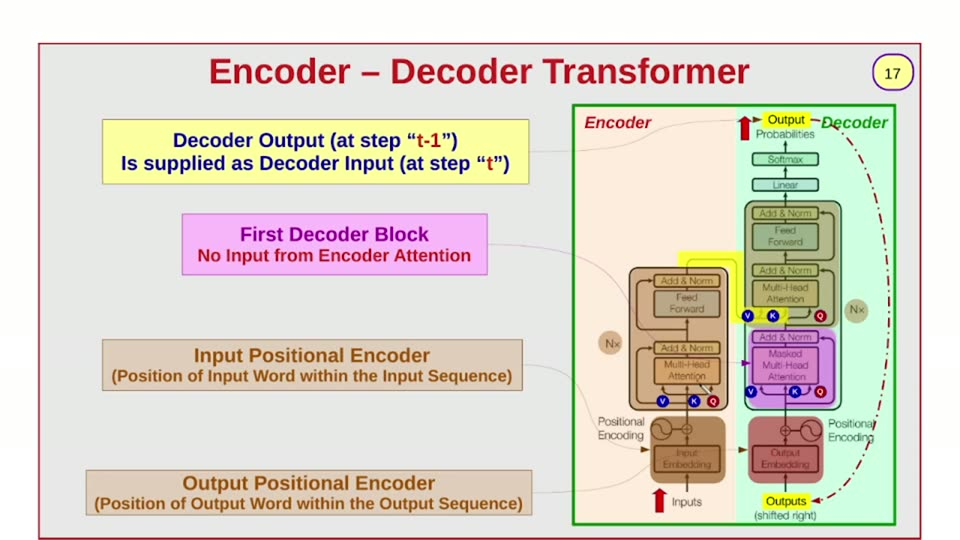
#> input picture videos/deep-learning/001_transformers_part1/unique_slides/slide_017.jpg, 960 x 540 px, found by its file name
$ python scan4.py
#> lines starting #> are read from the running program, lines starting #| are printed output that depends on the picture; after the words box and inside, x2 and y2 are one past the last pixel; in counts of white or black regions, pixels touching at a corner belong together
#!/usr/bin/env python3
"""Precise region measurements for slide_017.jpg via connected components + scanlines."""
from PIL import Image
import numpy as np
from scipy import ndimage

F = "/home/ahmed/Projects/ai_llm_slides/videos/deep-learning/002_transformers_part2/unique_slides/slide_017.jpg"
im = Image.open(F).convert("RGB")
#> im is the input picture: PIL image 960x540 RGB; mean R, G, B 222.3, 215.5, 203.7
a = np.asarray(im).astype(int)
H, W = a.shape[:2]

def cc_bboxes(mask, min_area=80):
    lab, n = ndimage.label(mask)
    out = []
    for i in range(1, n + 1):
        ys, xs = np.nonzero(lab == i)
        if len(xs) < min_area: continue
        out.append((int(xs.min()), int(ys.min()), int(xs.max()), int(ys.max()), len(xs)))
    return out

def near(target, tol):
    return np.abs(a - np.array(target)).max(axis=2) <= tol

def report(name, target, tol, region=None, min_area=80, max_results=14):
    m = near(target, tol)
    if region:
        x0, y0, x1, y1 = region
        mm = np.zeros_like(m); mm[y0:y1, x0:x1] = m[y0:y1, x0:x1]; m = mm
    bbs = sorted(cc_bboxes(m, min_area), key=lambda b: -b[4])[:max_results]
    print(f"{name}: " + " ; ".join(f"({x0},{y0})-({x1},{y1}) n={n}" for x0, y0, x1, y1, n in bbs))
    return bbs

# --- the five cascade cards: use scanline-derived cores
report("card h1 (salmon F08C96)", (240, 140, 150), 14)
#> in near, `return np.abs(a - np.array(target)).max(axis=2) <= tol`:
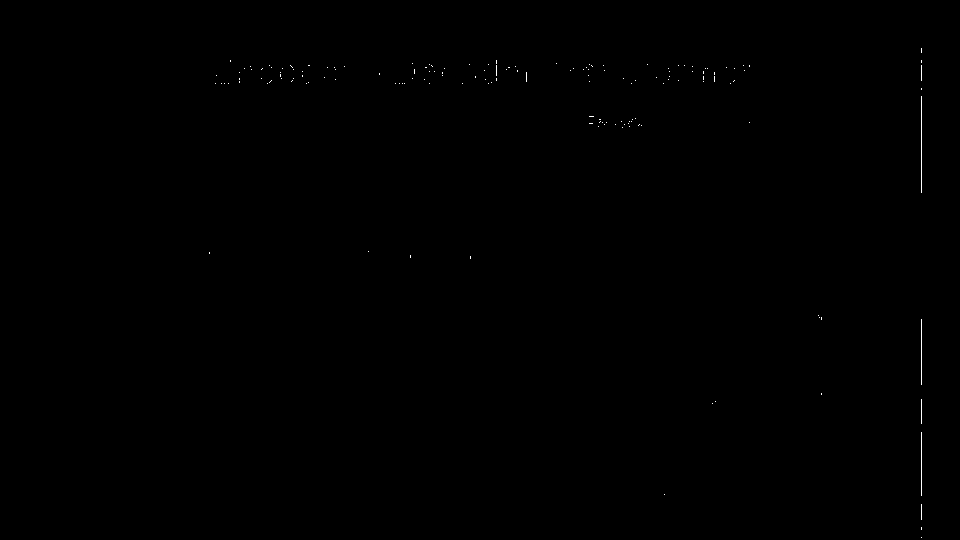
#> returned value: shape (540, 960) bool; 0.1% white in thin lines or dots, all inside (x1, y1, x2, y2) = (209, 48, 922, 538)
#> in cc_bboxes, `lab, n = ndimage.label(mask)`: n = 166
#> the loop in cc_bboxes, `for i in range(1, n + 1):` made 166 passes
#> (ys, xs) on passes 1 to 3: ([48, 49, 50, 51, 52], [921, 921, 921, 921, 921]), ([60, 61], [230, 230]), ([60, 61, 62, 63], [496, 496, 496, 496])
#> after the loop in cc_bboxes, `for i in range(1, n + 1):`: out = [(921, 96, 921, 192, 97)]
#| card h1 (salmon F08C96): (921,96)-(921,192) n=97
report("card h2 (lavender C5C1F4)", (197, 193, 244), 12)
#> call 2 of near, with target = (197, 193, 244), tol = 12
#> in near (call 2), `return np.abs(a - np.array(target)).max(axis=2) <= tol`:
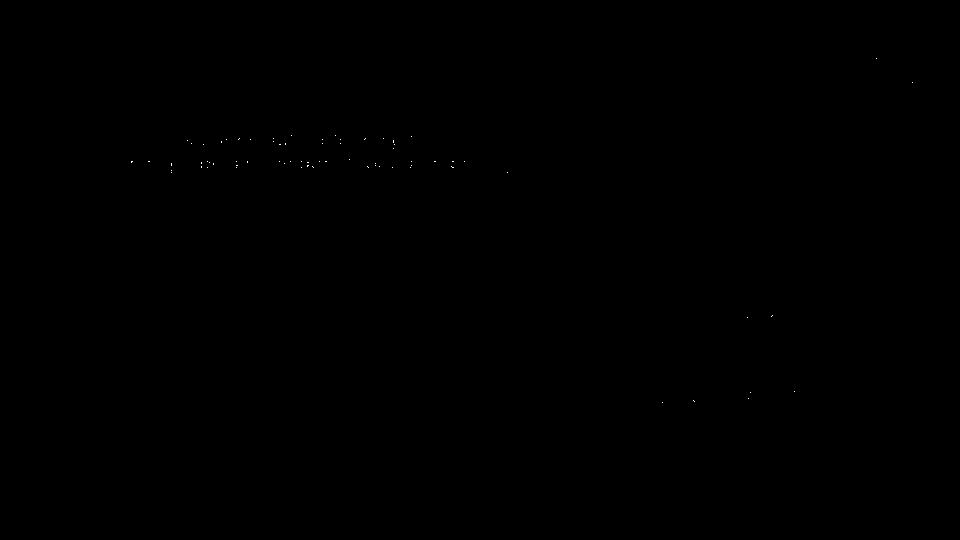
#> returned value: shape (540, 960) bool; 0.02% white in thin lines or dots, all inside (x1, y1, x2, y2) = (131, 58, 913, 403)
#> the loop in cc_bboxes (call 2), `for i in range(1, n + 1):` made 78 passes
#> (ys, xs) on passes 1 to 8: ([58], [876]), ([82], [912]), ([135], [291]), ([135], [335]), ([136], [411]), ([138], [239]), ([138], [273]), ([138], [365])
#| card h2 (lavender C5C1F4):
report("card h3 (pale yellow F8FF9A)", (248, 255, 154), 14)
#> call 3 of cc_bboxes, with min_area = 80
#> in cc_bboxes (call 3), `lab, n = ndimage.label(mask)`:
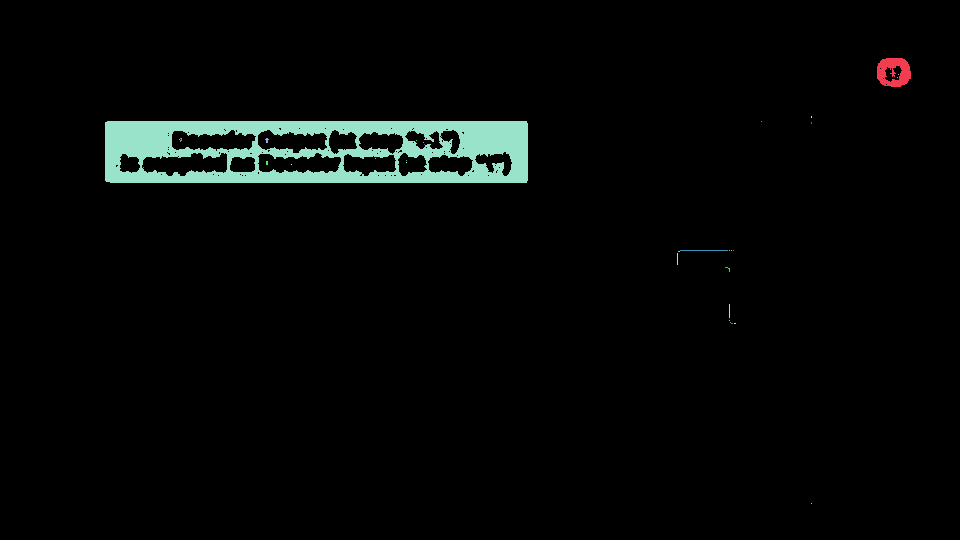
#> lab: shape (540, 960) int32; 35 distinct labels, from 0 to 34; one colour per label, 0 black
#> in cc_bboxes (call 3), `lab, n = ndimage.label(mask)`: n = 34
#> the loop in cc_bboxes (call 3), `for i in range(1, n + 1):` made 34 passes
#> (ys, xs) on passes 2 to 4: ([74], [898]), ([77], [897]), ([116, 117], [811, 811])
#> after the loop in cc_bboxes (call 3), `for i in range(1, n + 1):`: out = [(877, 58, 910, 86, 681), (105, 121, 527, 182, 16636)]
#| card h3 (pale yellow F8FF9A): (105,121)-(527,182) n=16636 ; (877,58)-(910,86) n=681
report("card h4 (pale mint D4FFE5)", (212, 255, 229), 12)
#> call 4 of cc_bboxes, with min_area = 80
#> in cc_bboxes (call 4), `lab, n = ndimage.label(mask)`:
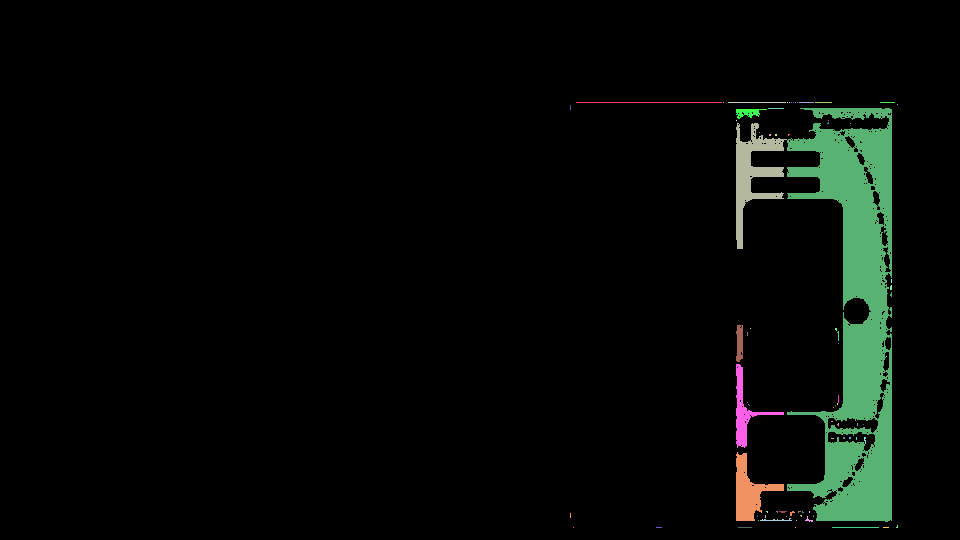
#> lab: shape (540, 960) int32; 83 distinct labels, from 0 to 82; one colour per label, 0 black
#> in cc_bboxes (call 4), `lab, n = ndimage.label(mask)`: n = 82
#> the loop in cc_bboxes (call 4), `for i in range(1, n + 1):` made 82 passes
#> (ys, xs) on passes 2, 4, 5, 6, 7, 8, 9, 13: ([102], [723]), ([102], [787]), ([102], [789]), ([102], [791]), ([102], [793]), ([102], [795]), ([102], [797]), ([104], [897])
#> after the loop in cc_bboxes (call 4), `for i in range(1, n + 1):`: out = [(576, 102, 721, 102, 146), (787, 108, 891, 521, 22313), (736, 109, 766, 118, 170), (736, 123, 786, 248, 2303), (736, 325, 742, 361, 217), (736, 364, 783, 447, 838), (736, 452, 783, 520, 1360)]
#> (printed output is left out)
report("card h5 (peach F7E2CD)", (247, 226, 205), 12)
#> in near (call 5), `return np.abs(a - np.array(target)).max(axis=2) <= tol`:
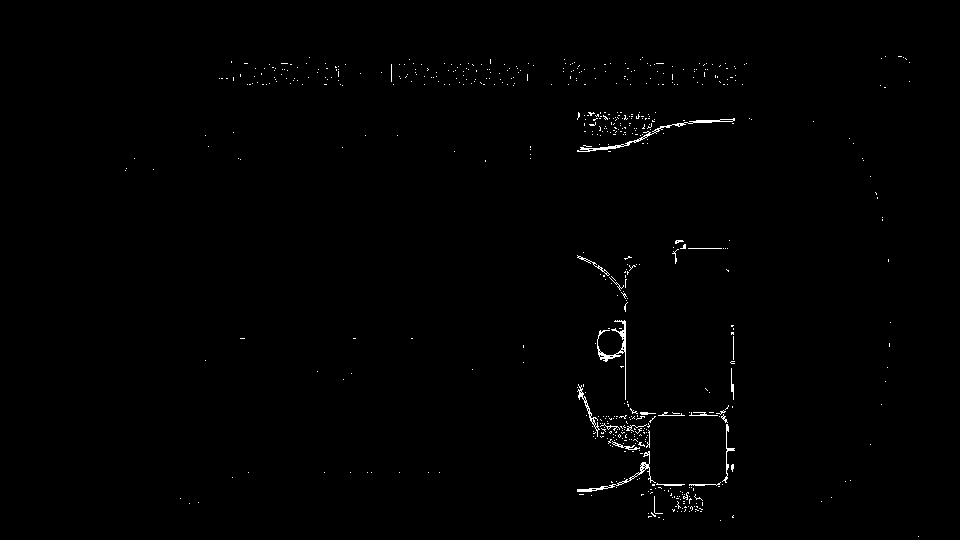
#> returned value: shape (540, 960) bool; 0.63% white in thin lines or dots, all inside (x1, y1, x2, y2) = (125, 56, 919, 537)
#| card h5 (peach F7E2CD): (611,320)-(625,399) n=190 ; (577,145)-(623,151) n=127 ; (597,339)-(620,361) n=113 ; (726,424)-(734,475) n=98 ; (689,120)-(732,122) n=87 ; (577,486)-(607,491) n=87

# --- black pills (h tags) inside card zone
report("black pills", (25, 25, 25), 45, region=(100, 150, 920, 520), min_area=150)
#> in near (call 6), `return np.abs(a - np.array(target)).max(axis=2) <= tol`:
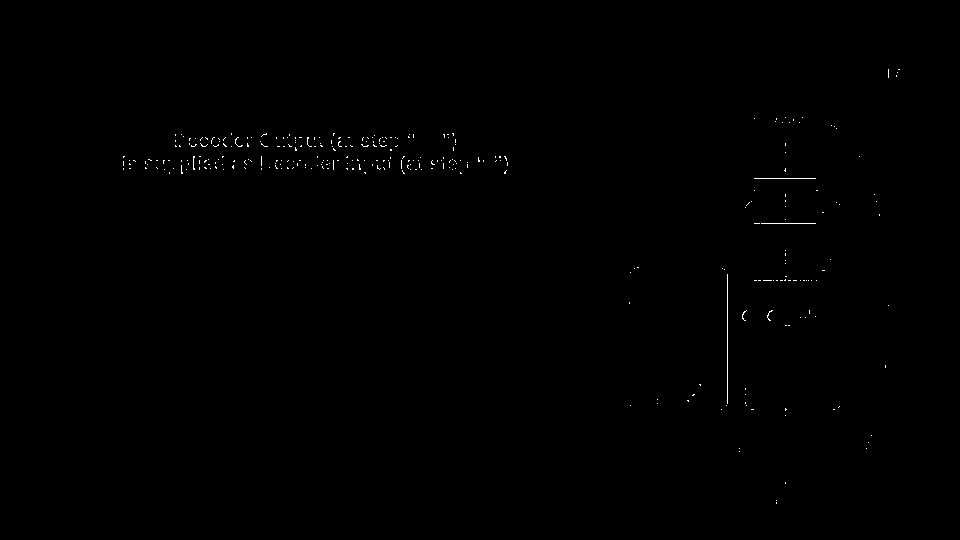
#> returned value: shape (540, 960) bool; 0.22% white in thin lines or dots, all inside (x1, y1, x2, y2) = (123, 69, 900, 504)
#> in report (call 6), `x0, y0, x1, y1 = region`: x0 = 100; y0 = 150; x1 = 920; y1 = 520
#> in report (call 6), `mm[y0:y1, x0:x1] = m[y0:y1, x0:x1]`:
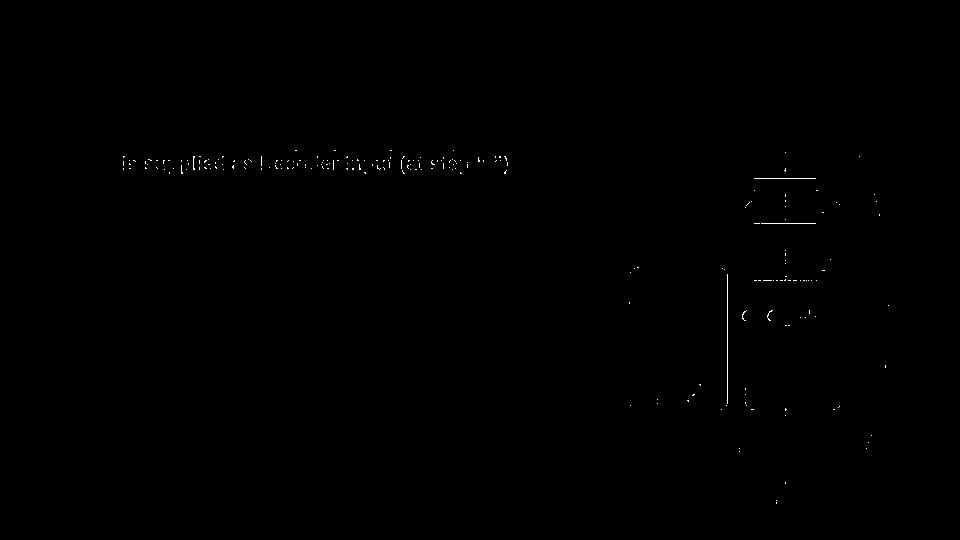
#> mm: shape (540, 960) bool; 0.16% white in thin lines or dots, all inside (x1, y1, x2, y2) = (123, 150, 889, 504)
#> in report (call 6), `bbs = sorted(cc_bboxes(m, min_area), key=lambda b: -b[4])[:max_results]`: bbs = []
#| black pills:

# --- gold W boxes
report("gold F5C242", (245, 194, 66), 35, min_area=100)
#| gold F5C242:

# --- concat bar: find its exact extent. scan rows 118..150 for the bar's left/right edge
# bar interior: label zone + 5 segments. Use "not background" run analysis per row
print("\n-- concat bar rows (y=120..152) full-width nonbg runs (len>=30) --")
for y in range(118, 154, 2):
    row = a[y]
    sat = row.max(axis=1) - row.min(axis=1)
    dark = row.max(axis=1) < 150
    nb = ~((sat < 24) & ~dark)
    runs = []; s = None
    for x in range(W):
        if nb[x] and s is None: s = x
        elif not nb[x] and s is not None:
            if x - s >= 30: runs.append((s, x - 1))
            s = None
    if s is not None and W - s >= 30: runs.append((s, W - 1))
    print(f"y={y}: {runs}")
#> this loop made 18 passes
#> y on passes 1 to 8: 118, 120, 122, 124, 126, 128, 130, 132
#> (printed output is left out)

# --- top pipeline: embedding strip zone. y 45..75, x 330..480
print("\n-- top strip zone rows y=45..75 (x330..480), runs len>=6 --")
for y in range(45, 76, 3):
    row = a[y, 330:480]
    med_run = []
    s = None
    for x in range(150):
        r, g, b = row[x]
        sat = max(r, g, b) - min(r, g, b)
        if sat >= 25 and s is None: s = x
        elif sat < 25 and s is not None:
            if x - s >= 6:
                med = np.median(row[s:x], axis=0).astype(int)
                med_run.append((s + 330, x - 1 + 330, "#%02X%02X%02X" % tuple(med)))
            s = None
    if s is not None:
        med = np.median(row[s:], axis=0).astype(int)
        med_run.append((s + 330, 149 + 330, "#%02X%02X%02X" % tuple(med)))
    print(f"y={y}: {med_run}")
#> this loop made 11 passes
#| y=69: [(330, 336, '#AC2328'), (338, 349, '#CC6F79'), (391, 399, '#C45F69'), (408, 415, '#B4373E'), (417, 425, '#B16169'), (428, 435, '#C65D62'), (437, 464, '#BE5B5E'), (468, 476, '#C6535A'), (478, 479, '#CE9DA2')]
#| y=72: [(330, 345, '#AF1725'), (361, 381, '#B84350'), (391, 399, '#C35D68'), (408, 443, '#B01827'), (455, 464, '#CE666D'), (470, 479, '#BB5960')]
#| y=75: [(330, 336, '#F9B6BF'), (338, 345, '#B74049'), (361, 380, '#D06C76'), (391, 399, '#C95C67'), (407, 443, '#E79491'), (455, 463, '#BE242D'), (469, 479, '#CD757E')]

# --- LT box zone y 80..118 x 250..520: border+fill
print("\n-- LT box: vertical border columns (dark-ish) in y95..110 --")
sub = a[95:110, 250:520]
for x in range(sub.shape[1]):
    col = sub[:, x]
    if (col.max(axis=1) < 190).sum() >= 12:
        print(f"  col x={x+250}")
